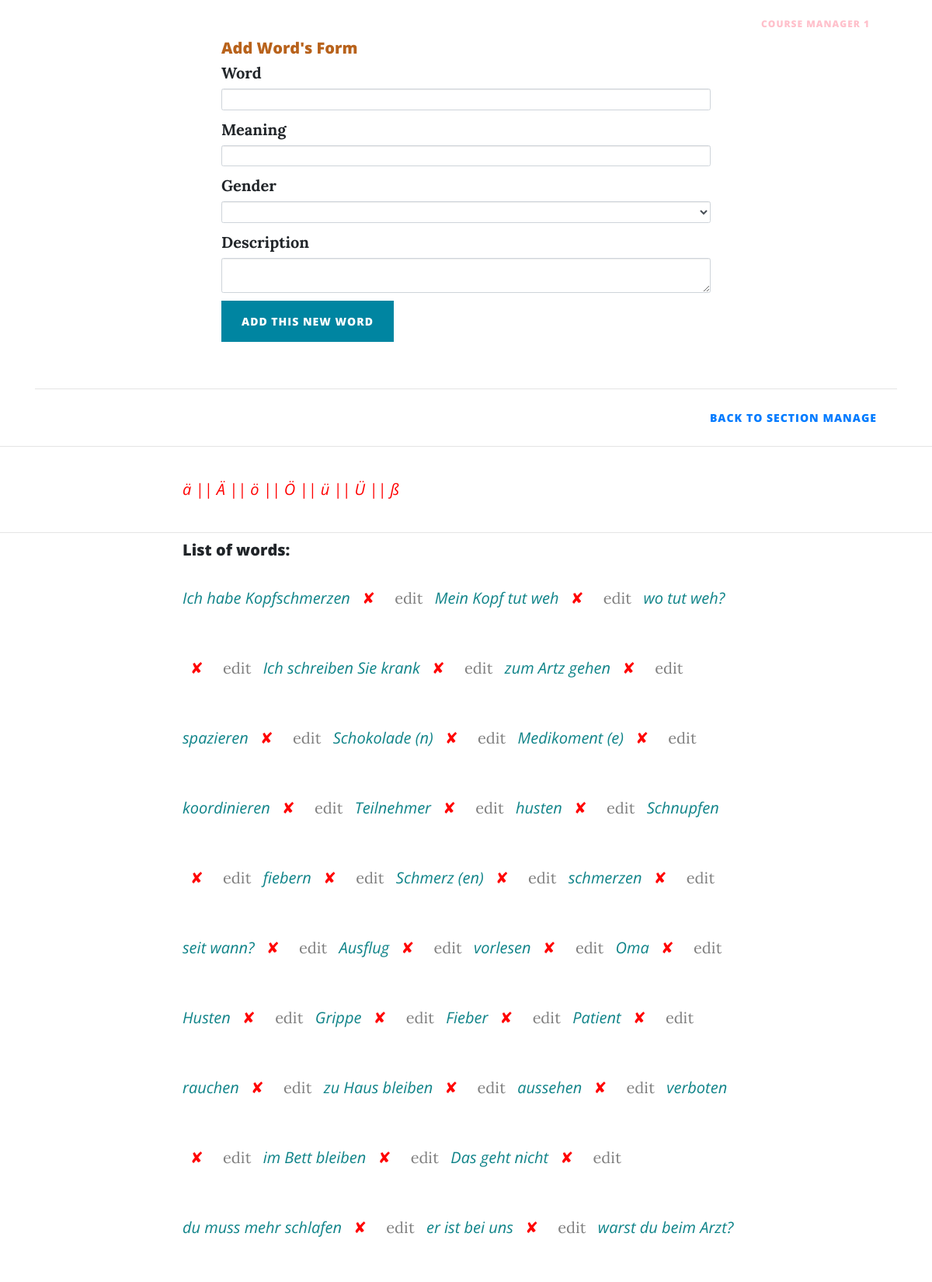
The app's page /word_manage/section/26 (signed in, upper part) with its own data.
### main.py (models this page shows)
class User(UserMixin, db.Model):
    __tablename__ = "user_table"
    id = db.Column(db.Integer, primary_key=True)
    name = db.Column(db.String(150), nullable=False)
    email = db.Column(db.String(250), unique=True, nullable=False)
    study_course = db.Column(db.String(150), nullable=True)
    password = db.Column(db.String(250), nullable=False)
    img = db.Column(db.String(250), nullable=True)
    date_of_register = db.Column(db.String(150), nullable=False)
    has_courses = relationship("Course", back_populates="belong_to_user")
    extra = db.Column(db.String(150), nullable=True)

class Word(db.Model):
    __tablename__ = "word_table"
    id = db.Column(db.Integer, primary_key=True)
    name = db.Column(db.String(150), nullable=False)
    meaning = db.Column(db.String(200), nullable=False)
    gender = db.Column(db.String(20), nullable=True)
    description = db.Column(db.String(500), nullable=True)
    img = db.Column(db.String(250), nullable=True)
    belong_to_section = relationship("Section", back_populates="has_word")
    belong_to_section_id = db.Column(db.Integer, db.ForeignKey('section_table.id'))
    extra = db.Column(db.String(150), nullable=True)

### main.py (the view, shortened to what this page needs)
@app.route('/word_manage/section/<section_id>', methods=['POST', 'GET'])
@course_manager_only
def word_manage(section_id):
    word_form = WordForm()
    user_name = ''
    section = Section.query.filter_by(id=int(section_id)).first()
    word_list2 = []
    for words in section.has_word:
        word_list2.append(words)
    section_name = section.name
    if current_user.is_authenticated:
        user_name = current_user.name
    return render_template("word_manage.html", user_name=user_name, logged_in=current_user.is_authenticated,
                           form=word_form, section_name=section_name, word_list=word_list2, section_id=section_id)

### forms.py
class WordForm(FlaskForm):
    name = StringField("Word", validators=[DataRequired()])
    meaning = StringField("Meaning", validators=[DataRequired()])
    gender = SelectField("Gender", choices=['', 'der', 'die', 'das'])
    description = CKEditorField("Description")
    submit = SubmitField("Add This New Word")

### main.py (called while the page is built)
@login_manager.user_loader
def load_user(user_id):
    return User.query.get(int(user_id))

def course_manager_only(f):
    @wraps(f)
    def decorated_function2(*args, **kwargs):
        if current_user.is_authenticated:
            if current_user.has_courses:
                return f(*args, **kwargs)
        return abort(403)
    return decorated_function2

### templates/word_manage.html (shortened to what this page needs)
{% extends 'bootstrap/base.html' %}
{% import "bootstrap/wtf.html" as wtf %}
{% block content %}
{% include "header.html" %}
  <div class="container">
    <div class="row">
      <div class="col-lg-8 col-md-10 mx-auto content">
          <div style="padding:50px">
          <h2 style="color:#B8621B">Add Word's Form</h2>
        {{ wtf.quick_form(form, novalidate=True, button_map={"submit": "primary"}) }}
          </div>
      </div>
    </div>
         <hr>
        <div class="clearfix">
          <a class="btn btn-link float-right" href="{{url_for('section_manage')}}">Back to Section Manage</a>
        </div>
  </div>
    <hr>
    <div>
      <div class="container">
        <div class="row">
            <div class="col-lg-8 col-md-10 mx-auto content">
                 <p>ä || Ä || ö || Ö || ü || Ü || ß </p>
            </div>
        </div>
      </div>
    </div>
   <hr>
  <div class="container">
    <div class="row">
      <div class="col-lg-8 col-md-10 mx-auto content">
          <h2>List of words:</h2>
        {% for word in word_list %}
        <p style="color:#0E8388; display: inline-block"> {{word.name}}</p>
        <a class="nav-link" style="color:red; display: inline-block" href="{{ url_for('delete_word',
        section_id=section_id, word_id=word.id) }}">✘</a>
          <a class="nav-link" style="color:gray; display: inline-block" href="{{ url_for('edit_word',
        section_id=section_id, word_id=word.id) }}">edit</a>
        {% endfor %}
      </div>
    </div>
  </div>
{% include "footer.html" %}
{% endblock %}

### templates/header.html (shortened to what this page needs)
<!DOCTYPE html>
<html lang="en">
<head>
  <link href="{{ url_for('static', filename='vendor/bootstrap/css/bootstrap.min.css') }}" rel="stylesheet">
  <link href="{{ url_for('static', filename='vendor/fontawesome-free/css/all.min.css')}}" rel="stylesheet" type="text/css">
  <link href="{{ url_for('static', filename='css/clean-blog.min.css')}}" rel="stylesheet">
</head>
<body>
  <nav class="navbar navbar-expand-lg navbar-light fixed-top" id="mainNav">
    <div class="container">
      <a class="navbar-brand" href="{{url_for('index')}}">Amir's Website</a>
      <div class="collapse navbar-collapse" id="navbarResponsive">
        <ul class="navbar-nav ml-auto">
          <li class="nav-item">
            <a class="nav-link" href="{{ url_for('index') }}">Home</a>
          </li>
        {% if not logged_in: %}
          <li class="nav-item">
            <a class="nav-link" href="{{ url_for('login') }}">Login</a>
          </li>
          <li class="nav-item">
            <a class="nav-link" href="{{ url_for('register') }}">Register</a>
          </li>
        {% else: %}
          <li class="nav-item">
            <a class="nav-link" href="{{ url_for('logout') }}">Log Out</a>
          </li>
        {% endif %}
        {% if True: %}
          <li class="nav-item">
            <a class="nav-link"></a>
          </li>
        {% endif %}
          {% if user_name %}
          <li class="nav-item">
            <a class="nav-link" href="{{ url_for('profile') }}" style="color:pink">{{user_name}}</a>
          </li>
          {% endif %}
        </ul>
      </div>
    </div>
  </nav>

### records on screen
User: name "COURSE MANAGER 1"
Word: name "Ich habe Kopfschmerzen"
Word: name "Mein Kopf tut weh"
Word: name "wo tut weh?"
Word: name "Ich schreiben Sie krank"
Word: name "zum Artz gehen"
Word: name "spazieren"
Word: name "Schokolade (n)"
Word: name "Medikoment (e)"
Word: name "koordinieren"
Word: name "Teilnehmer"
Word: name "husten"
Word: name "Schnupfen"
Word: name "fiebern"
Word: name "Schmerz (en)"
Word: name "schmerzen"
Word: name "seit wann?"
Word: name "Ausflug"
Word: name "vorlesen"
Word: name "Oma"
Word: name "Husten"
Word: name "Grippe"
Word: name "Fieber"
Word: name "Patient"
Word: name "rauchen"
Word: name "zu Haus bleiben"
Word: name "aussehen"
Word: name "verboten"
Word: name "im Bett bleiben"
Word: name "Das geht nicht"
Word: name "du muss mehr schlafen"
Word: name "er ist bei uns"
Word: name "warst du beim Arzt?"
